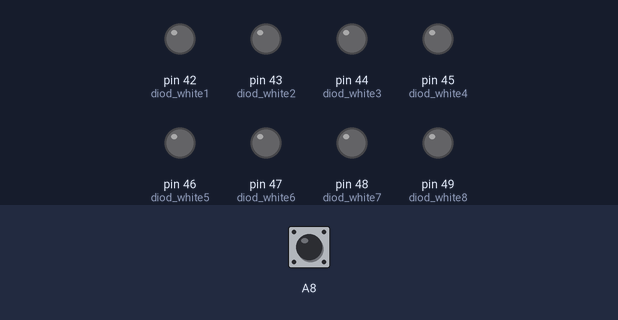
Recording of a sketch running on a simulated Arduino Mega 2560, built with avr-gcc and run on an emulated ATmega2560. Shown: output pins drawn as LEDs (lit = HIGH). Dashed ring = blinking. Inputs (shaded band) come from the test bench; at power-on: A8 HIGH.

Above: at 1.2 s.
1.3 s: A8 pulled LOW for 0.15 s
At 1.7 s:
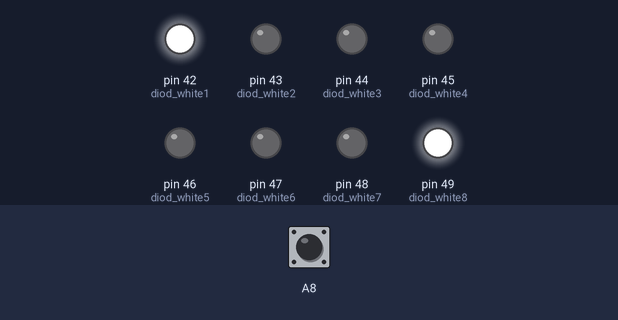
4.4 s: A8 pulled LOW for 1 s
At 5.3 s:
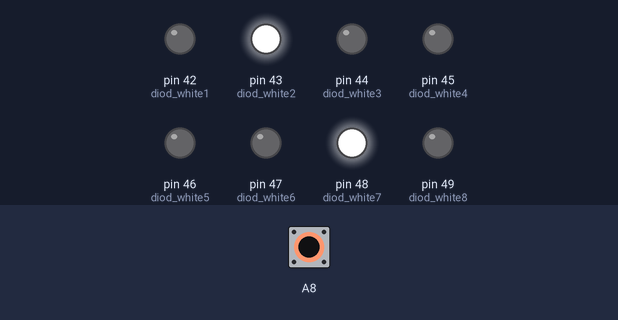
7.9 s: A8 pulled LOW for 3.2 s
At 9.3 s:
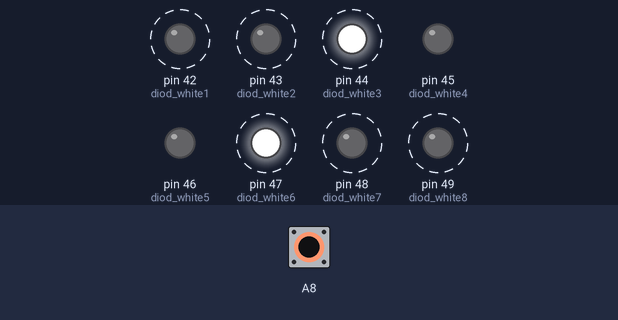
Timing chart, 0 to 13.4 s (numbered marks = the images above; inputs shaded):
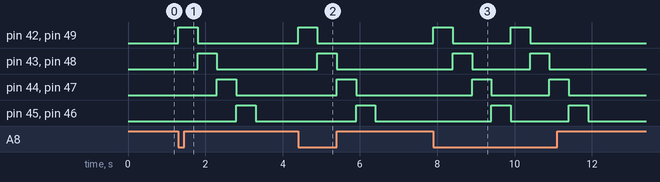

Measured:
- after the input at 1.3 s, pin 42 (diod_white1): LOW → HIGH at once, → LOW 0.50 s later; pin 43 (diod_white2): LOW → HIGH after 0.50 s, → LOW 0.50 s later
- after the input at 4.4 s, pin 42 (diod_white1): LOW → HIGH at once, → LOW 0.50 s later; pin 43 (diod_white2): LOW → HIGH after 0.50 s, → LOW 0.50 s later
- after the input at 7.9 s, pin 42 (diod_white1): alternates HIGH for 0.50 s and LOW for 1.5 s, 4 changes in all, then stays LOW, starting at once; pin 43 (diod_white2): alternates HIGH for 0.50 s and LOW for 1.5 s, 4 changes in all, then stays LOW, starting after 0.50 s

The sketch:

sketch_feb17a.ino
```cpp
boolean butt_flag = 0;
boolean butt;

const int diod_white1 = 42;
const int diod_white2 = 43;
const int diod_white3 = 44;
const int diod_white4 = 45;
const int diod_white5 = 46;
const int diod_white6 = 47;
const int diod_white7 = 48;
const int diod_white8 = 49;


void setup() {
  pinMode (A8, INPUT_PULLUP);

  pinMode (diod_white1, OUTPUT);
  pinMode (diod_white2, OUTPUT);
  pinMode (diod_white3, OUTPUT);
  pinMode (diod_white4, OUTPUT);
  pinMode (diod_white5, OUTPUT);
  pinMode (diod_white6, OUTPUT);
  pinMode (diod_white7, OUTPUT);
  pinMode (diod_white8, OUTPUT);

}

void loop() {
  butt = !digitalRead (A8);
  if (butt == 1 && butt_flag == 0 ){
     butt_flag = 1;

      digitalWrite (diod_white1, 1);
      digitalWrite (diod_white8, 1);
      delay (500);
      digitalWrite (diod_white1, 0);
      digitalWrite (diod_white8, 0);

      digitalWrite (diod_white2, 1);
      digitalWrite (diod_white7, 1);
      delay (500);
      digitalWrite (diod_white2, 0);
      digitalWrite (diod_white7, 0);

      digitalWrite (diod_white3, 1);
      digitalWrite (diod_white6, 1);
      delay (500);
      digitalWrite (diod_white3, 0);
      digitalWrite (diod_white6, 0);

      digitalWrite (diod_white4, 1);
      digitalWrite (diod_white5, 1);
      delay (500);
      digitalWrite (diod_white4, 0);
      digitalWrite (diod_white5, 0);

    }
    butt_flag = 0;


}
```
